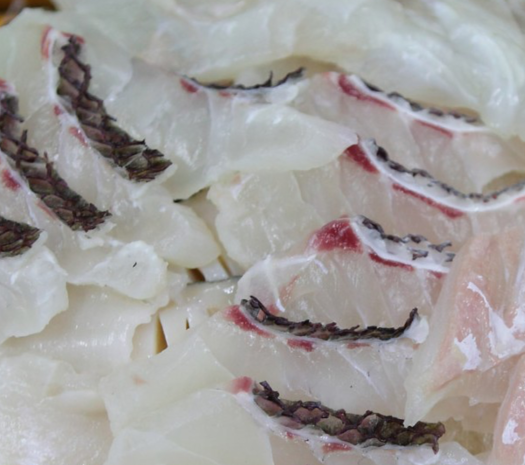
#> input picture Dataset_original/참돔/스크린샷 2021-12-22 오후 4.50.50.png, 1050 x 930 px (shown at 1/2 size); its folder holds only this picture in this run
$ python image_prepoc.py
#> lines starting #> are read from the running program, lines starting #| are printed output that depends on the picture
import os
import glob
from PIL import Image
from tqdm import tqdm
import csv


def one_hot_encoding(fishname):
    if fishname == '광어':
        fishnum = [1, 0, 0, 0, 0, 0, 0, 0]
    if fishname == '농어':
        fishnum = [0, 1, 0, 0, 0, 0, 0, 0]
    if fishname == '도다리':
        fishnum = [0, 0, 1, 0, 0, 0, 0, 0]
    if fishname == '민어':
        fishnum = [0, 0, 0, 1, 0, 0, 0, 0]
    if fishname == '숭어':
        fishnum = [0, 0, 0, 0, 1, 0, 0, 0]
    if fishname == '우럭':
        fishnum = [0, 0, 0, 0, 0, 1, 0, 0]
    if fishname == '전어':
        fishnum = [0, 0, 0, 0, 0, 0, 1, 0]
    if fishname == '참돔':
        fishnum = [0, 0, 0, 0, 0, 0, 0, 1]

    return fishnum

# 광어:1, 농어:2, 도다리:3, 민어:4, 숭어:5, 우럭:6, 전어:7, 참돔:8
# [1, 0, 0, 0, 0, 0, 0, 0]

fishname='참돔'
files = glob.glob('./Dataset_original/'+fishname+'/*.png')
output_dir = './Dataset_proc'

if os.path.isdir(output_dir) == False:
    os.mkdir(output_dir)

for i, f in enumerate(tqdm(files)):
    img = Image.open(f)
#> img is the input picture: PIL image 1050x930 RGBA; mean R, G, B, A 161.1, 157.7, 156.6, 255
    cw, ch = 250, 250
    w, h = img.size
#> w = 1050; h = 930
    box = w // 2 - cw // 2, h // 2 - ch // 2, w // 2 + cw // 2, h // 2 + ch // 2
#> box = (400, 340, 650, 590)
    cropped_img = img.crop(box)
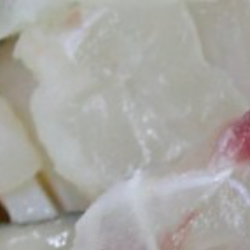
#> cropped_img: PIL image 250x250 RGBA; mean R, G, B, A 168.7, 166.8, 162.6, 255
    resized_img = cropped_img.resize((128, 128))
    #resized_img.save(output_dir + f'{i:02d}' + '.png')


    if i <40:
        train_dir = output_dir + '/train'
        if os.path.isdir(train_dir) == False:
            os.makedirs(train_dir)
        file_name= train_dir +'/'+ fishname + ' '+f'{i:02d}' + '.png'
        resized_img.save(file_name)
        with open(output_dir + '/trainLabel.csv', 'a') as f:
            wr = csv.writer(f)
            #encoding_fishname = one_hot_encoding(fishname)
            wr.writerow([os.path.basename(file_name), fishname])

    else:
        valid_dir = output_dir + '/valid'
        if os.path.isdir(valid_dir) == False:
            os.makedirs(valid_dir)
        file_name = valid_dir + '/' + fishname + ' ' + f'{i:02d}' + '.png'
        resized_img.save(file_name)
        with open(output_dir + '/validLabel.csv', 'a') as f:
            wr = csv.writer(f)
            #encoding_fishname = one_hot_encoding(fishname)
            wr.writerow([os.path.basename(file_name), fishname])

fishnum = 1

$ run again, on Dataset_original/참돔/스크린샷 2021-12-22 오후 4.51.15.png
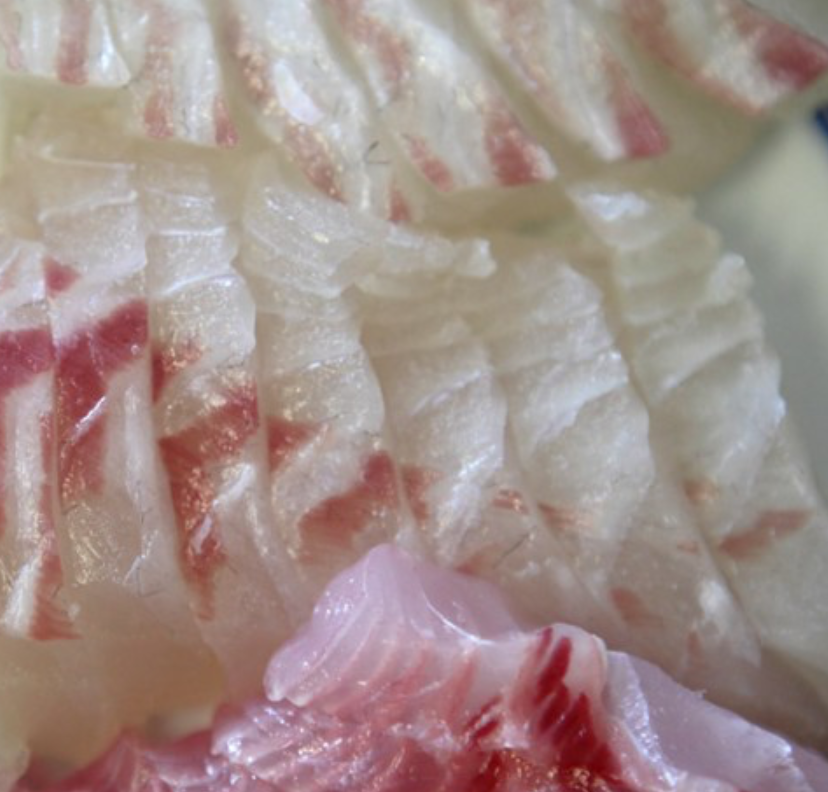
#> input picture Dataset_original/참돔/스크린샷 2021-12-22 오후 4.51.15.png, 828 x 792 px
#> img is the input picture: PIL image 828x792 RGBA; mean R, G, B, A 162.4, 143.2, 138.7, 255
#> `cropped_img = img.crop(box)`:
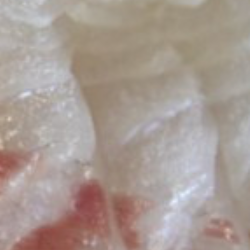
#> cropped_img: PIL image 250x250 RGBA; mean R, G, B, A 167.4, 154.1, 146.9, 255

$ run again, on Dataset_original/참돔/스크린샷 2021-12-22 오후 4.51.19.png
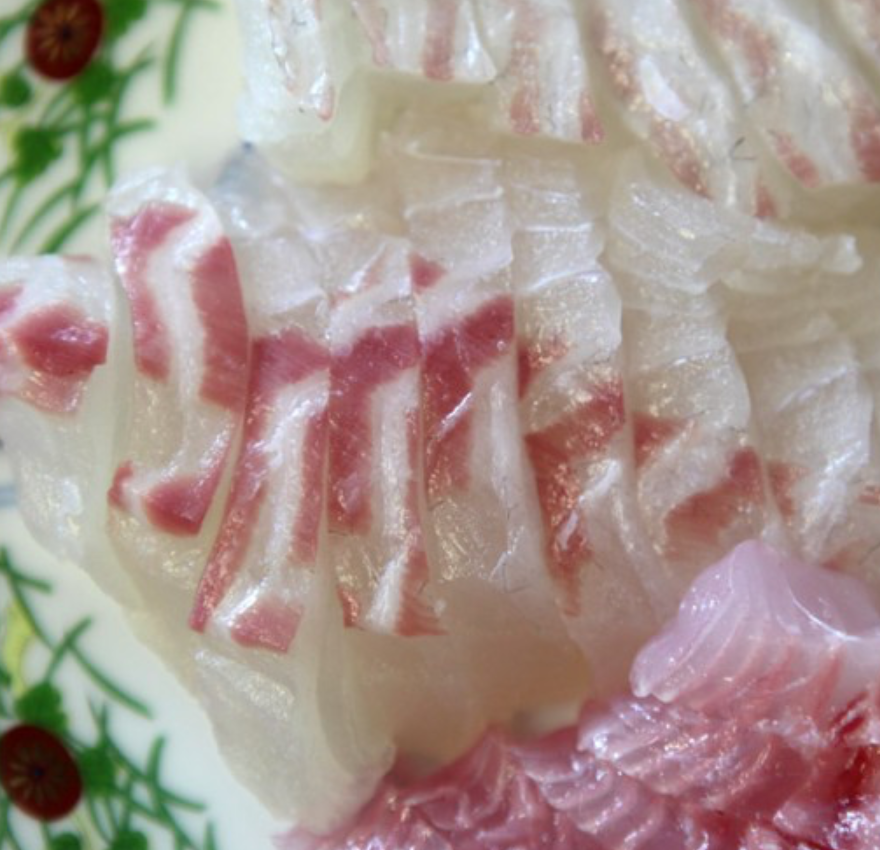
#> input picture Dataset_original/참돔/스크린샷 2021-12-22 오후 4.51.19.png, 880 x 850 px
#> img is the input picture: PIL image 880x850 RGBA; mean R, G, B, A 169.1, 151, 144.7, 255
#> `cropped_img = img.crop(box)`:
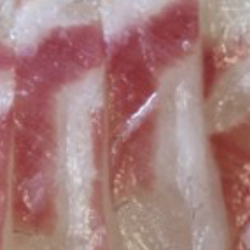
#> cropped_img: PIL image 250x250 RGBA; mean R, G, B, A 165.1, 123.4, 122, 255

$ run again, on Dataset_original/참돔/스크린샷 2021-12-22 오후 4.51.46.png
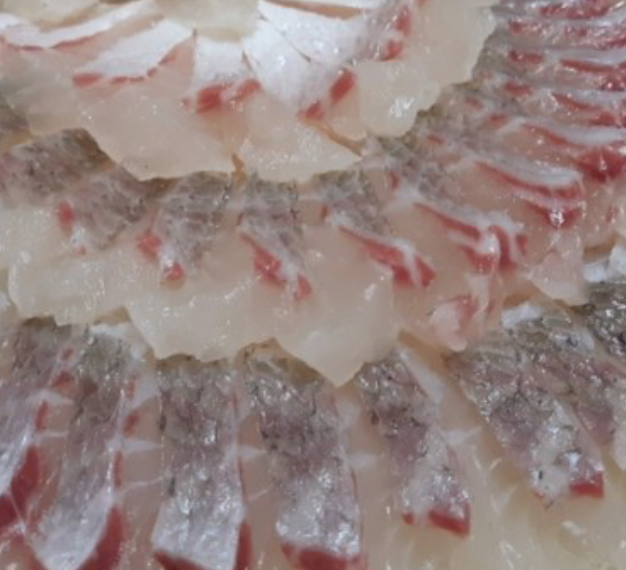
#> input picture Dataset_original/참돔/스크린샷 2021-12-22 오후 4.51.46.png, 626 x 570 px
#> img is the input picture: PIL image 626x570 RGBA; mean R, G, B, A 149.9, 132.1, 128.7, 255
#> `cropped_img = img.crop(box)`:
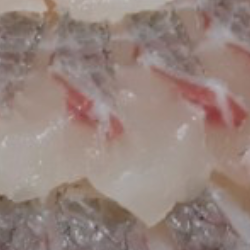
#> cropped_img: PIL image 250x250 RGBA; mean R, G, B, A 149, 130.4, 123.9, 255

$ run again, on Dataset_original/참돔/스크린샷 2021-12-22 오후 4.50.54.png
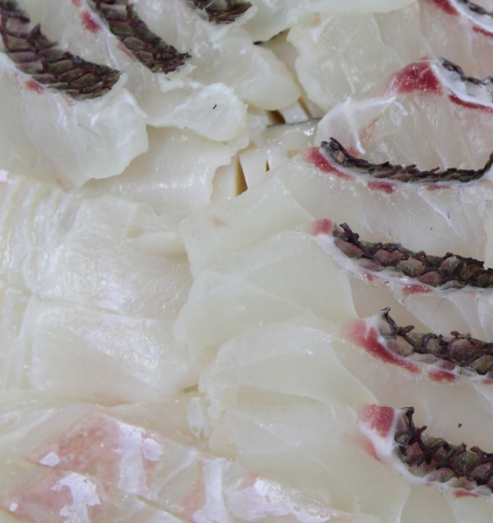
#> input picture Dataset_original/참돔/스크린샷 2021-12-22 오후 4.50.54.png, 986 x 1046 px (shown at 1/2 size)
#> img is the input picture: PIL image 986x1046 RGBA; mean R, G, B, A 164.4, 159.5, 157.6, 255
#> `cropped_img = img.crop(box)`:
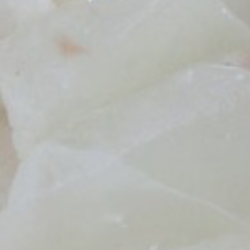
#> cropped_img: PIL image 250x250 RGBA; mean R, G, B, A 183.6, 185.2, 180.7, 255
